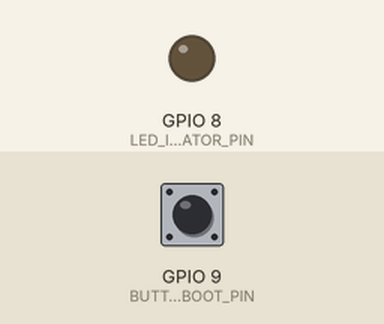
Simulated run of this sketch. Board: ESP32-C3. On the bench: output pins drawn as LEDs (lit = HIGH). Dashed ring = blinking. Inputs (shaded band) come from the test bench; at power-on: GPIO 9 (BUTTON_BOOT_PIN) HIGH. WiFi joins after 1.5 s; servers stay silent unless stated; random numbers use the default seed unless the sketch sets one; no MQTT or app messages arrive unless stated; what the sketch prints to the serial monitor is not drawn.

Above: at 3.8 s.
3.9 s: GPIO 9 (BUTTON_BOOT_PIN) pulled LOW for 0.15 s
At 4.1 s:
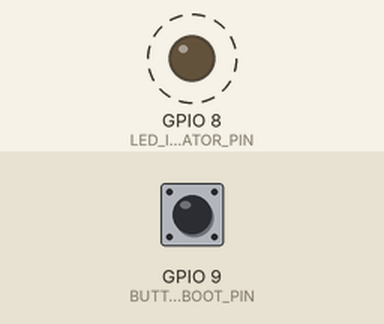
5.5 s: GPIO 9 (BUTTON_BOOT_PIN) pulsed LOW 5 times (0.12 s each, 0.3 s apart)
At 8.0 s:
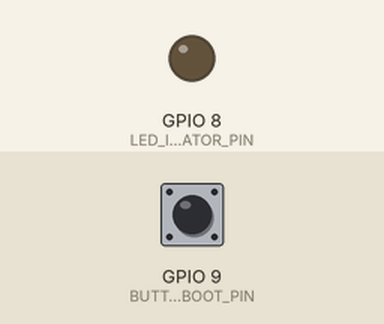
8.5 s: GPIO 9 (BUTTON_BOOT_PIN) pulled LOW for 1 s
At 8.7 s:
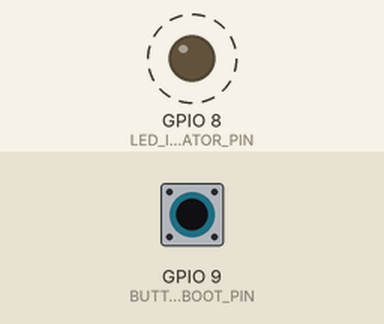
Timing chart, 0 to 11.5 s (numbered marks = the images above; inputs shaded):
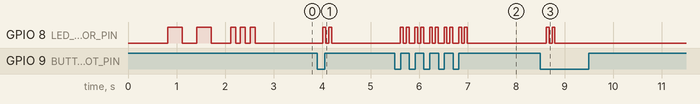

Measured:
- after the input at 3.9 s, GPIO 8 (LED_INDICATOR_PIN): alternates HIGH for 0.06 s and LOW for 0.06 s, 4 changes in all, then stays LOW, starting after 0.11 s
- after the input at 5.5 s, GPIO 8 (LED_INDICATOR_PIN): LOW → HIGH after 0.11 s, then repeats every 0.30 s: LOW 0.06 s, HIGH 0.06 s, LOW 0.12 s, HIGH 0.06 s, until it stays LOW from 7.0 s
- after the input at 8.5 s, GPIO 8 (LED_INDICATOR_PIN): alternates HIGH for 0.06 s and LOW for 0.06 s, 4 changes in all, then stays LOW, starting after 0.12 s

The sketch:

esp32_c3_wireless_counter.ino
```cpp
/*
 * ======================================================================================
 * PROYEK: WIRELESS PEOPLE COUNTER GAZEBO IT DEL (MQTT TRANSMITTER)
 * MIKROKONTROLER: ESP32-C3 SuperMini (Stand-alone Wireless Button / Clicker)
 * TANPA LCD - HANYA TOMBOL FISIK BOOT & INDIKATOR LED ON-BOARD
 * BROKER MQTT: 76.13.19.250:1883
 * TOPIK MQTT: itdel/gazebo/status
 * ======================================================================================
 *
 * CARA KERJA ALAT:
 * 1. ESP32-C3 terhubung ke WiFi ("PELATIHAN_AI2") dan MQTT ("76.13.19.250").
 * 2. Lampu LED Onboard (GPIO 8) akan menyala solid jika terhubung WiFi & MQTT.
 * 3. Setiap kali Anda MENEKAN TOMBOL BOOT (GPIO 9):
 *    - LED akan berkedip cepat (Flash Feedback).
 *    - Mengirim paket MQTT data event (+1 Orang Masuk) ke broker 76.13.19.250.
 *    - Website SpotFinder IT Del langsung meng-update kursi kosong & keterisian secara live.
 *
 * LIBRARY YANG DIBUTUHKAN (Arduino Library Manager):
 * 1. PubSubClient (oleh Nick O'Leary)
 * 2. ArduinoJson (oleh Benoit Blanchon)
 * ======================================================================================
 */

#include <WiFi.h>
#include <PubSubClient.h>
#include <ArduinoJson.h>

// ==========================================
// 1. PIN TOMBOL BOOT & LED INDIKATOR ESP32-C3
// ==========================================
#define BUTTON_BOOT_PIN 9   // Tombol BOOT pada ESP32-C3 SuperMini (Active LOW)
#define LED_INDICATOR_PIN 8 // LED Biru On-board ESP32-C3 SuperMini (Active LOW)

// ==========================================
// 2. KONFIGURASI WIFI & MQTT BROKER
// ==========================================
const char *ssid        = "iPhone";              // Hotspot / WiFi yang sedang tersambung
const char *password    = "Akubisa2026!";        // Password WiFi
const char *mqtt_server = "76.13.19.250";        // IP Broker MQTT
const int   mqtt_port   = 1883;                  // Port MQTT Standar
const char *mqtt_topic  = "itdel/gazebo/status"; // Topik MQTT Gazebo

WiFiClient espClient;
PubSubClient client(espClient);

// Data Counter Gazebo IT Del
const char *roomName = "Gazebo View Danau Toba (Taman Del)";
int totalCapacity = 10;
int availableSeats = 6;  // Kursi kosong
int peopleInside = 4;    // Orang yang berada di Gazebo

// Variabel Debouncing Tombol
int lastButtonState = HIGH;
unsigned long lastDebounceTime = 0;
const unsigned long debounceDelay = 200; // 200ms anti-bouncing

// ==========================================
// 3. FUNGSI INDIKATOR LED FEEDBACK
// ==========================================
void ledBlink(int count, int delayMs) {
  for (int i = 0; i < count; i++) {
    digitalWrite(LED_INDICATOR_PIN, LOW);  // LED ON (Active LOW pada ESP32-C3)
    delay(delayMs);
    digitalWrite(LED_INDICATOR_PIN, HIGH); // LED OFF
    delay(delayMs);
  }
}

// ==========================================
// 4. PUBLISH EVENT KE MQTT BROKER
// ==========================================
void publishCounterEvent() {
  // Update perhitungan orang
  if (availableSeats > 0) {
    availableSeats--;
  } else {
    Serial.println(">> [PERINGATAN] Gazebo sudah penuh maksimal 10/10!");
  }

  peopleInside = totalCapacity - availableSeats;
  int fillPercent = (int)(((float)peopleInside / totalCapacity) * 100);

  // Buat Payload JSON
  StaticJsonDocument<320> doc;
  doc["id"]           = "gazebo-1";
  doc["ruangan"]      = roomName;
  doc["room"]         = roomName;
  doc["kosong"]       = availableSeats;
  doc["empty"]        = availableSeats;
  doc["total"]        = totalCapacity;
  doc["terisi"]       = peopleInside;
  doc["occupied"]     = peopleInside;
  doc["persen"]       = fillPercent;
  doc["percent"]      = fillPercent;
  doc["source"]       = "ESP32_BOOT_BUTTON";
  doc["lastAction"]   = "+1 MASUK";
  doc["notifTitle"]   = "ADA ORANG MASUK (+1)";
  doc["notification"] = "Ada 1 orang masuk ke Gazebo. Terisi: " + String(peopleInside) + " Orang, Sisa: " + String(availableSeats) + " Kursi";
  doc["device"]       = "ESP32-C3-Wireless-Clicker";
  doc["timestamp"]    = millis() / 1000;

  char jsonBuffer[320];
  serializeJson(doc, jsonBuffer);

  if (client.connected()) {
    client.publish(mqtt_topic, jsonBuffer, true); // Retain = true
    Serial.println(F("\n========================================================"));
    Serial.println(F("🔔 [NOTIFIKASI] SUKSES TRANSMIT EVENT (+1 ORANG MASUK)"));
    Serial.print(F("👥 Jumlah Orang Terisi : ")); Serial.print(peopleInside); Serial.println(F(" Orang"));
    Serial.print(F("🪑 Sisa Kursi Kosong   : ")); Serial.print(availableSeats); Serial.println(F(" Kursi"));
    Serial.print(F("🏛️ Total Kapasitas      : ")); Serial.print(totalCapacity); Serial.println(F(" Orang"));
    Serial.print(F("📡 Payload Terkirim    : ")); Serial.println(jsonBuffer);
    Serial.println(F("========================================================"));

    // Kedipkan LED 2 kali tanda transmisi berhasil
    ledBlink(2, 60);
    digitalWrite(LED_INDICATOR_PIN, LOW); // Tetap menyala standby
  } else {
    Serial.println(F(">> [GAGAL MQTT] Klien belum terhubung ke broker 76.13.19.250"));
  }
}

// ==========================================
// 5. KONEKSI KE WIFI
// ==========================================
void setup_wifi() {
  Serial.print("\nMenghubungkan ke WiFi: ");
  Serial.println(ssid);

  WiFi.mode(WIFI_STA);
  WiFi.begin(ssid, password);

  while (WiFi.status() != WL_CONNECTED) {
    digitalWrite(LED_INDICATOR_PIN, !digitalRead(LED_INDICATOR_PIN)); // Kedip cepat mencari WiFi
    delay(300);
    Serial.print(".");
  }

  Serial.println("\nWiFi Terhubung!");
  Serial.print("IP ESP32-C3: ");
  Serial.println(WiFi.localIP());

  digitalWrite(LED_INDICATOR_PIN, HIGH); // Matikan sementara
}

// ==========================================
// 6. CALLBACK PENERIMA MQTT (Sinkronisasi Web)
// ==========================================
void mqttCallback(char *topic, byte *payload, unsigned int length) {
  String message = "";
  for (int i = 0; i < length; i++) message += (char)payload[i];

  StaticJsonDocument<300> doc;
  if (!deserializeJson(doc, message)) {
    const char *source = doc["source"] | "";
    if (String(source) == "ESP32_BOOT_BUTTON") return; // Abaikan pesan dari tombol sendiri

    if (doc.containsKey("kosong")) {
      availableSeats = doc["kosong"];
      totalCapacity = doc["total"] | 10;
      peopleInside = totalCapacity - availableSeats;
      Serial.print(">> [SYNC DARI WEB] Kursi Kosong saat ini: ");
      Serial.println(availableSeats);
    }
  }
}

// ==========================================
// 7. RECONNECT MQTT BROKER
// ==========================================
void reconnectMqtt() {
  while (!client.connected()) {
    Serial.print("Menghubungkan ke MQTT Broker 76.13.19.250:1883...");
    String clientId = "ESP32C3_WirelessCounter-" + String(random(0xffff), HEX);

    if (client.connect(clientId.c_str())) {
      Serial.println(" TERHUBUNG!");
      client.subscribe(mqtt_topic);
      digitalWrite(LED_INDICATOR_PIN, LOW); // LED Solid ON = Siap Pakai
    } else {
      Serial.print(" Gagal, rc=");
      Serial.print(client.state());
      Serial.println(" Coba lagi dalam 3 detik...");
      digitalWrite(LED_INDICATOR_PIN, HIGH); // LED OFF jika gagal
      delay(3000);
    }
  }
}

// ==========================================
// 8. CEK TOMBOL BOOT DITEKAN (WIRELESS COUNTER)
// ==========================================
void checkButton() {
  int reading = digitalRead(BUTTON_BOOT_PIN);

  // Deteksi transisi tombol saat ditekan (Active LOW)
  if (reading == LOW && lastButtonState == HIGH) {
    if ((millis() - lastDebounceTime) > debounceDelay) {
      lastDebounceTime = millis();
      Serial.println("\n[KLIK TOMBOL BOOT TERDETEKSI] Menambah +1 Orang...");
      publishCounterEvent();
    }
  }

  lastButtonState = reading;
}

// ==========================================
// 9. SETUP UTAMA
// ==========================================
void setup() {
  Serial.begin(115200);
  delay(500);

  Serial.println("\n==================================================");
  Serial.println("  ESP32-C3 WIRELESS PEOPLE COUNTER GAZEBO IT DEL  ");
  Serial.println("  Stand-alone Button Clicker via MQTT 76.13.19.250");
  Serial.println("==================================================");

  // Inisialisasi Pin Tombol BOOT & LED
  pinMode(BUTTON_BOOT_PIN, INPUT_PULLUP);
  pinMode(LED_INDICATOR_PIN, OUTPUT);
  digitalWrite(LED_INDICATOR_PIN, HIGH); // Default OFF

  // Hubungkan WiFi
  setup_wifi();

  // Konfigurasi MQTT
  client.setServer(mqtt_server, mqtt_port);
  client.setCallback(mqttCallback);

  // Sinyal Siap: LED Blink 3x
  ledBlink(3, 100);
  digitalWrite(LED_INDICATOR_PIN, LOW); // Solid ON = Ready Clicker
  Serial.println(">> ALAT WIRELESS COUNTER SIAP DIGUNAKAN! TEKAN TOMBOL BOOT UNTUK MENAMBAH ORANG.");
}

// ==========================================
// 10. LOOP UTAMA
// ==========================================
void loop() {
  if (WiFi.status() != WL_CONNECTED) {
    setup_wifi();
  }

  if (!client.connected()) {
    reconnectMqtt();
  }

  client.loop();

  // Cek tombol fisik BOOT
  checkButton();
}
```
